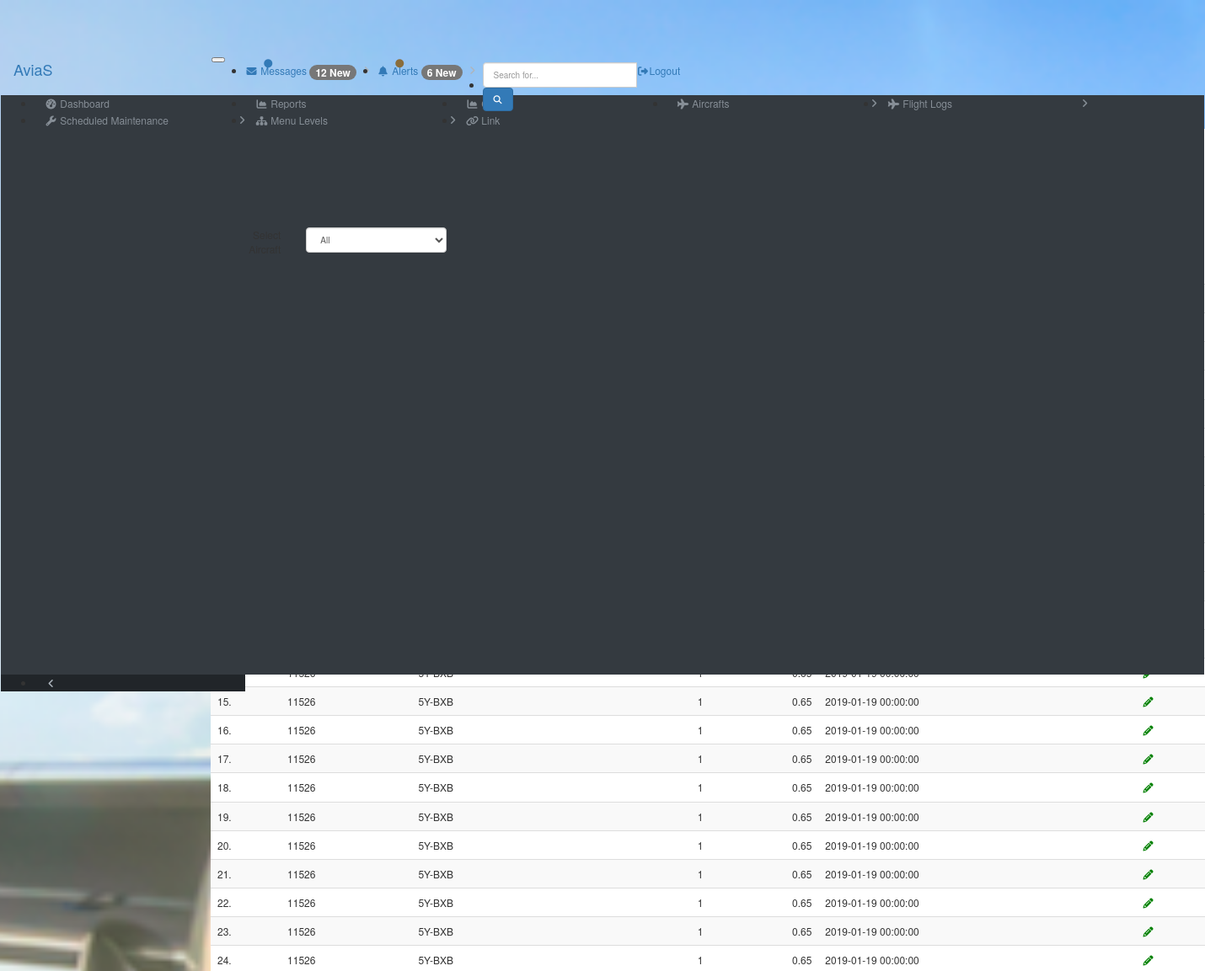
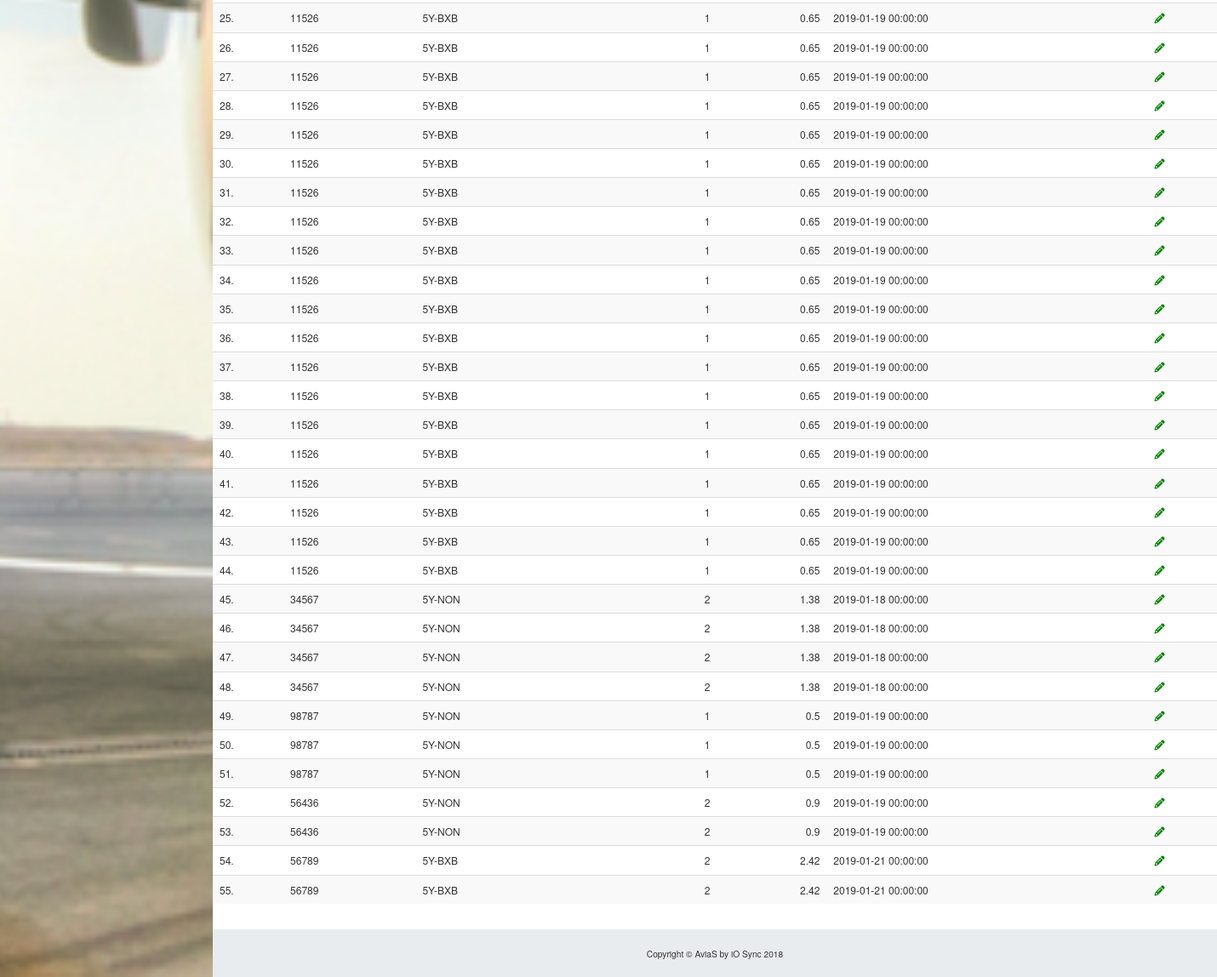
The page /index.php/flights on the database its author committed (2 pictures, top to bottom).
### tables this page shows
CREATE TABLE `flights` (
  `flight_id` int(11) NOT NULL,
  `techlog` varchar(25) NOT NULL,
  `aircraft_id` int(11) NOT NULL,
  `origin` varchar(5) NOT NULL,
  `destination` varchar(5) NOT NULL,
  `takeoff` datetime NOT NULL,
  `landing` datetime NOT NULL,
  `hours` float NOT NULL,
  `cycles` int(11) NOT NULL,
  `date_posted` datetime NOT NULL DEFAULT CURRENT_TIMESTAMP,
  `posted_by` int(11) NOT NULL
);

CREATE TABLE `aircrafts` (
  `aircraft_id` int(11) NOT NULL,
  `aircraft_reg` varchar(20) NOT NULL,
  `series` varchar(50) NOT NULL,
  `serial_number` varchar(50) NOT NULL,
  `manufacturer_id` int(11) NOT NULL,
  `manufacturer_date` date DEFAULT NULL,
  `model_id` int(11) NOT NULL,
  `engines` int(11) NOT NULL,
  `engine_type_id` int(50) NOT NULL,
  `propellers` int(11) NOT NULL,
  `cum_hours` double NOT NULL,
  `cum_cycles` int(11) NOT NULL,
  `nextCofA` date NOT NULL,
  `posted_by` int(11) NOT NULL DEFAULT '1'
);

### application/controllers/Flights.php (called while the page is built, shortened)
<?php
class Flights extends CI_controller {
  public function index(){
    $data = array(
      'title' => 'Flights',
  		'aircrafts' => $this->queries->get_aircrafts(),
      'flights' => $this->queries->get_flights(),
  		'engineTypes' => $this->queries->get_engine_types(),
  		'aircraft_models' => $this->queries->get_aircraft_models(),
  		'manufacturers' => $this->queries->get_manufacturers(),
  		'locations' => $this->queries->get_locations(),
      'schedule_types' => $this->queries->get_schedule_types(),
      'inspection_types' => $this->queries->get_inspection_types(),
      'task_categories' => $this->queries->get_task_categories(),
      'schedule_categories' => $this->queries->get_schedule_categories(),
      'ata_chapters' => $this->queries->get_ata_chapters(),
      'comp_cats' => $this->queries->get_comp_cats()
    );
		$this->load->view('templates/header', $data);
		$this->load->view('flights', $data);
		$this->load->view('modals/add_aircraft');
		$this->load->view('modals/add_flight');
		$this->load->view('modals/add_task');
		$this->load->view('modals/view_flight');
		$this->load->view('modals/edit_flight');
		$this->load->view('templates/footer');
	}
}
 ?>

### index.php (called while the page is built, shortened)
<?php
require_once BASEPATH.'core/CodeIgniter.php';

### application/models/Queries.php (called while the page is built, shortened)
<?php
class Queries extends CI_Model {
  public function get_aircrafts(){
    $sql_get_aircrafts = 'SELECT a.aircraft_id, a.aircraft_reg, a.series, a.serial_number, a.manufacturer_id, b.manufacturer, a.manufacturer_date, a.model_id, a.engines, a.engine_type_id, a.propellers, a.cum_hours, a.cum_cycles, a.nextCofA
      FROM aircrafts a
      INNER JOIN manufacturers b
      ON a.manufacturer_id = b.manufacturer_id';
    return $this->db->query($sql_get_aircrafts)->result_array();
  }
  public function get_flights(){
    $this->db->select('*');
    $this->db->from('flights');
    $this->db->join('aircrafts', 'aircrafts.aircraft_id = flights.aircraft_id');
    return $this->db->get()->result_array();
  }
}
 ?>

### application/views/flights.php (the view, shortened to what this page needs)
<h2>Flights</h2>
<div class="row">
  <div class="col-lg-12 pt">
    <div class="row">
      <div class="col-lg-1 text-right col-sm-6">
      </div>
      <div class="col-lg-2 col-sm-6">
          <select id="aircraft_reg" class="form-control" name="aircraft_reg">
            <option value="all">All</option>
          </select>
      </div>
    </div>
  </div>
  <div class="col-xl-12 pt pb models">
    <table class="table table-hover table-bodered table-striped">
      <thead>
        <tr>
          <td>#</td>
          <td>Techlog</td>
          <td>Aircraft Reg</td>
          <td class="text-right">Cycles</td>
          <td class="text-right"> Hours</td>
          <td>Date Posted</td>
          <td class="text-center">Action</td>
        </tr>
      </thead>
      <tbody id="flightDisplay">
        <?php $i = 1; foreach ($flights as $flight): ?>
          <tr>
            <td><?php echo $i; ?>.</td>
            <td><?php echo $flight['techlog']; ?></td>
            <td><?php echo $flight['aircraft_reg']; ?></td>
            <td class="text-right"><?php echo $flight['cycles']; ?></td>
            <td class="text-right"><?php echo $flight['hours']; ?></td>
            <td><?php echo $flight['date_posted']; ?></td>
            <td class="text-center">
              <a href="#"><i class="fa fa-pencil tableIcons" title="view flight ?>"></i></a>
            </td>
          </tr>
        <?php $i += 1; endforeach; ?>
      </tbody>
    </table>
  </div>
</div>

### css/sb-admin.css (style rules this page uses)
html { position: relative; min-height: 100%; }
body { overflow-x: hidden; font-size: 12px; }
body.sticky-footer { margin-bottom: 56px; }
body.fixed-nav { padding-top: 56px; }
.landing { background-image: url("../images/engine.png"); background-position: center; background-repeat: no-repeat; background-size: cover; }
.pt { padding-top: 10px; }
.pb { padding-bottom: 10px; }
input, button, select, textarea, .input-group-text { font-size: 10px !important; }
select, input, .input-group-text { height: 30px !important; }
.tableIcons { color: green; }
thead tr { font-weight: bold; }

### rows shown on the page
flights: techlog "11526", aircraft.aircraft_reg "5Y-BXB", cycles "1", hours "0.65", date_posted "2019-01-19 00:00:00"
flights: techlog "11526", aircraft.aircraft_reg "5Y-BXB", cycles "1", hours "0.65", date_posted "2019-01-19 00:00:00"
flights: techlog "11526", aircraft.aircraft_reg "5Y-BXB", cycles "1", hours "0.65", date_posted "2019-01-19 00:00:00"
flights: techlog "11526", aircraft.aircraft_reg "5Y-BXB", cycles "1", hours "0.65", date_posted "2019-01-19 00:00:00"
flights: techlog "11526", aircraft.aircraft_reg "5Y-BXB", cycles "1", hours "0.65", date_posted "2019-01-19 00:00:00"
flights: techlog "11526", aircraft.aircraft_reg "5Y-BXB", cycles "1", hours "0.65", date_posted "2019-01-19 00:00:00"
flights: techlog "11526", aircraft.aircraft_reg "5Y-BXB", cycles "1", hours "0.65", date_posted "2019-01-19 00:00:00"
flights: techlog "11526", aircraft.aircraft_reg "5Y-BXB", cycles "1", hours "0.65", date_posted "2019-01-19 00:00:00"
flights: techlog "11526", aircraft.aircraft_reg "5Y-BXB", cycles "1", hours "0.65", date_posted "2019-01-19 00:00:00"
flights: techlog "11526", aircraft.aircraft_reg "5Y-BXB", cycles "1", hours "0.65", date_posted "2019-01-19 00:00:00"
flights: techlog "11526", aircraft.aircraft_reg "5Y-BXB", cycles "1", hours "0.65", date_posted "2019-01-19 00:00:00"
flights: techlog "11526", aircraft.aircraft_reg "5Y-BXB", cycles "1", hours "0.65", date_posted "2019-01-19 00:00:00"
flights: techlog "11526", aircraft.aircraft_reg "5Y-BXB", cycles "1", hours "0.65", date_posted "2019-01-19 00:00:00"
flights: techlog "11526", aircraft.aircraft_reg "5Y-BXB", cycles "1", hours "0.65", date_posted "2019-01-19 00:00:00"
flights: techlog "11526", aircraft.aircraft_reg "5Y-BXB", cycles "1", hours "0.65", date_posted "2019-01-19 00:00:00"
flights: techlog "11526", aircraft.aircraft_reg "5Y-BXB", cycles "1", hours "0.65", date_posted "2019-01-19 00:00:00"
flights: techlog "11526", aircraft.aircraft_reg "5Y-BXB", cycles "1", hours "0.65", date_posted "2019-01-19 00:00:00"
flights: techlog "11526", aircraft.aircraft_reg "5Y-BXB", cycles "1", hours "0.65", date_posted "2019-01-19 00:00:00"
flights: techlog "11526", aircraft.aircraft_reg "5Y-BXB", cycles "1", hours "0.65", date_posted "2019-01-19 00:00:00"
flights: techlog "11526", aircraft.aircraft_reg "5Y-BXB", cycles "1", hours "0.65", date_posted "2019-01-19 00:00:00"
flights: techlog "11526", aircraft.aircraft_reg "5Y-BXB", cycles "1", hours "0.65", date_posted "2019-01-19 00:00:00"
flights: techlog "11526", aircraft.aircraft_reg "5Y-BXB", cycles "1", hours "0.65", date_posted "2019-01-19 00:00:00"
flights: techlog "11526", aircraft.aircraft_reg "5Y-BXB", cycles "1", hours "0.65", date_posted "2019-01-19 00:00:00"
flights: techlog "11526", aircraft.aircraft_reg "5Y-BXB", cycles "1", hours "0.65", date_posted "2019-01-19 00:00:00"
flights: techlog "11526", aircraft.aircraft_reg "5Y-BXB", cycles "1", hours "0.65", date_posted "2019-01-19 00:00:00"
flights: techlog "11526", aircraft.aircraft_reg "5Y-BXB", cycles "1", hours "0.65", date_posted "2019-01-19 00:00:00"
flights: techlog "11526", aircraft.aircraft_reg "5Y-BXB", cycles "1", hours "0.65", date_posted "2019-01-19 00:00:00"
flights: techlog "11526", aircraft.aircraft_reg "5Y-BXB", cycles "1", hours "0.65", date_posted "2019-01-19 00:00:00"
flights: techlog "11526", aircraft.aircraft_reg "5Y-BXB", cycles "1", hours "0.65", date_posted "2019-01-19 00:00:00"
flights: techlog "11526", aircraft.aircraft_reg "5Y-BXB", cycles "1", hours "0.65", date_posted "2019-01-19 00:00:00"
flights: techlog "34567", aircraft.aircraft_reg "5Y-NON", cycles "2", hours "1.38", date_posted "2019-01-18 00:00:00"
flights: techlog "34567", aircraft.aircraft_reg "5Y-NON", cycles "2", hours "1.38", date_posted "2019-01-18 00:00:00"
flights: techlog "34567", aircraft.aircraft_reg "5Y-NON", cycles "2", hours "1.38", date_posted "2019-01-18 00:00:00"
flights: techlog "34567", aircraft.aircraft_reg "5Y-NON", cycles "2", hours "1.38", date_posted "2019-01-18 00:00:00"
flights: techlog "98787", aircraft.aircraft_reg "5Y-NON", cycles "1", hours "0.5", date_posted "2019-01-19 00:00:00"
flights: techlog "98787", aircraft.aircraft_reg "5Y-NON", cycles "1", hours "0.5", date_posted "2019-01-19 00:00:00"
flights: techlog "98787", aircraft.aircraft_reg "5Y-NON", cycles "1", hours "0.5", date_posted "2019-01-19 00:00:00"
flights: techlog "56436", aircraft.aircraft_reg "5Y-NON", cycles "2", hours "0.9", date_posted "2019-01-19 00:00:00"
flights: techlog "56436", aircraft.aircraft_reg "5Y-NON", cycles "2", hours "0.9", date_posted "2019-01-19 00:00:00"
flights: techlog "56789", aircraft.aircraft_reg "5Y-BXB", cycles "2", hours "2.42", date_posted "2019-01-21 00:00:00"
flights: techlog "56789", aircraft.aircraft_reg "5Y-BXB", cycles "2", hours "2.42", date_posted "2019-01-21 00:00:00"
